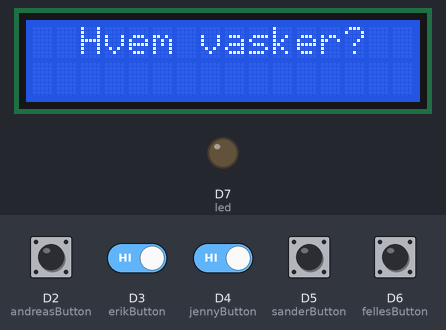
Bench run of a sketch on a simulated Particle Photon. On the bench: 16×2 character LCD, output pins drawn as LEDs (lit = HIGH). Inputs (shaded band) come from the test bench; at power-on: D2 (andreasButton), D3 (erikButton), D4 (jennyButton), D5 (sanderButton), D6 (fellesButton) HIGH. The local clock reads 2024-03-15 10:24:30 at power-on unless the sketch sets it.

Above: at 1.2 s.
1.3 s: D2 (andreasButton) pulled LOW for 0.15 s
At 1.8 s:
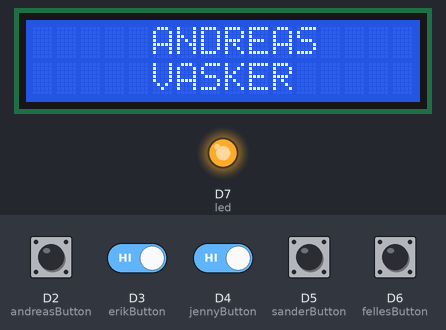
2.9 s: D3 (erikButton) driven LOW and D4 (jennyButton) driven LOW
5.9 s: D3 (erikButton) driven HIGH
At 6.9 s:
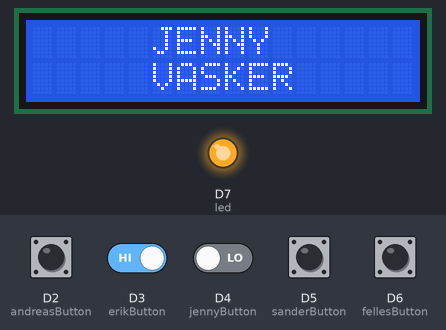
10.8 s: D3 (erikButton) driven LOW
At 14.4 s:
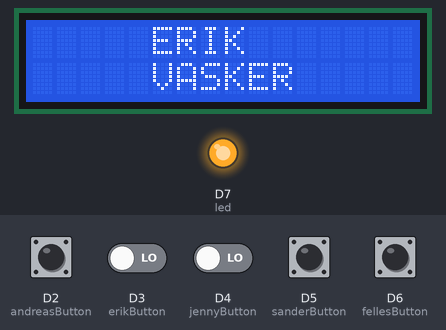
Timing chart, 0 to 15.9 s (numbered marks = the images above; inputs shaded):
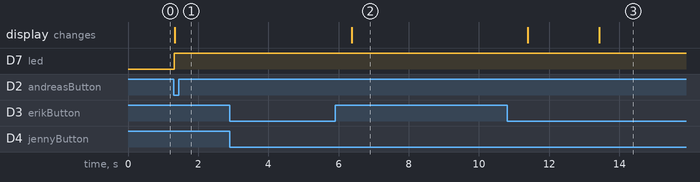

Measured:
- after the input at 1.3 s, D7 (led): LOW → HIGH at once; the display: changes at once (image 1)
- after the input at 2.9 s, every drawn part: stays the same
- after the input at 5.9 s, the display: changes after 0.47 s (image 2)
- after the input at 10.8 s, the display: first differs from a run without the input after 2.6 s (image 3)

The sketch:

myexam.ino
```cpp
#include <Wire.h>
#include <LiquidCrystal_I2C_Spark.h>

// D0 and D1 connected to SDA and SCL
int andreasButton = D2;
int erikButton = D3;
int jennyButton = D4;
int sanderButton = D5;
int fellesButton = D6;
int led = D7; // NC
unsigned int activatedTime = 0;
unsigned int currentTime = 0;
bool done = true;
LiquidCrystal_I2C *lcd;

void setup()
{
    // Buttons setup
    pinMode(led, OUTPUT);
    pinMode(andreasButton, INPUT_PULLUP);
    pinMode(erikButton, INPUT_PULLUP);
    pinMode(jennyButton, INPUT_PULLUP);
    pinMode(sanderButton, INPUT_PULLUP);
    pinMode(fellesButton, INPUT_PULLUP);
    // LCD setup
    lcd = new LiquidCrystal_I2C(0x27, 16, 2);
    lcd->init();
    lcd->backlight();
    lcd->clear();
    lcd->setCursor(2,0);
    lcd->print("Hvem vasker?"); // If loose power and reset itself.
}

void buttonPressed(String name)
{
    if(name == "ANDREAS")
    {
        Particle.publish("andreasState","Pressed",60,PRIVATE); // IFTTT + ttl 60s + private
    }
    if(name == "ERIK")
    {
        Particle.publish("erikState","Pressed",60,PRIVATE); // IFTTT + ttl 60s + private
    }
    if(name == "JENNY")
    {
        Particle.publish("jennyState","Pressed",60,PRIVATE); // IFTTT + ttl 60s + private
    }
    if(name == "SANDER")
    {
        Particle.publish("sanderState","Pressed",60,PRIVATE); // IFTTT + ttl 60s + private
    }
    if(name == "FELLES")
    {
        Particle.publish("fellesState","Pressed",60,PRIVATE); // IFTTT + ttl 60s + private
    }
    digitalWrite(led, HIGH);
    lcd->clear();
    lcd->setCursor(5,0);
    lcd->print(name);
    lcd->setCursor(5,1);
    lcd->print("VASKER");
    activatedTime = Time.now();
    done = false;
    delay(5000); // Delay 5s for not getting emailed spammed and led light on to give feedback to user.
}

void loop()
{
    // More button setup
    int andreasState = digitalRead(andreasButton);
    int erikState = digitalRead(erikButton);
    int jennyState = digitalRead(jennyButton);
    int sanderState = digitalRead(sanderButton);
    int fellesState = digitalRead(fellesButton);

    if((currentTime-activatedTime >= 10800) && (done == false)) // 10800 = 3 hours
    {
            lcd->setCursor(5,1); // Replaces "VASKER"
            lcd->print("FERDIG");
            Particle.publish("VASK","FERDIG",60,PRIVATE); // IFTTT + ttl 60s + private
            done = true;
            delay(2000); // Delay 2s for not getting emailed spammed
    }
    if(andreasState == LOW)
    {
        buttonPressed("ANDREAS");
    }
    else if(erikState == LOW)
    {
        buttonPressed("ERIK");
    }
    else if(jennyState == LOW)
    {
        buttonPressed("JENNY");
    }
    else if(sanderState == LOW)
    {
        buttonPressed("SANDER");
    }
    else if(fellesState == LOW)
    {
        buttonPressed("FELLES");
    }
    else
    {
        digitalWrite(led, LOW);
        currentTime = Time.now(); // Always get time updated
    }
}
```
